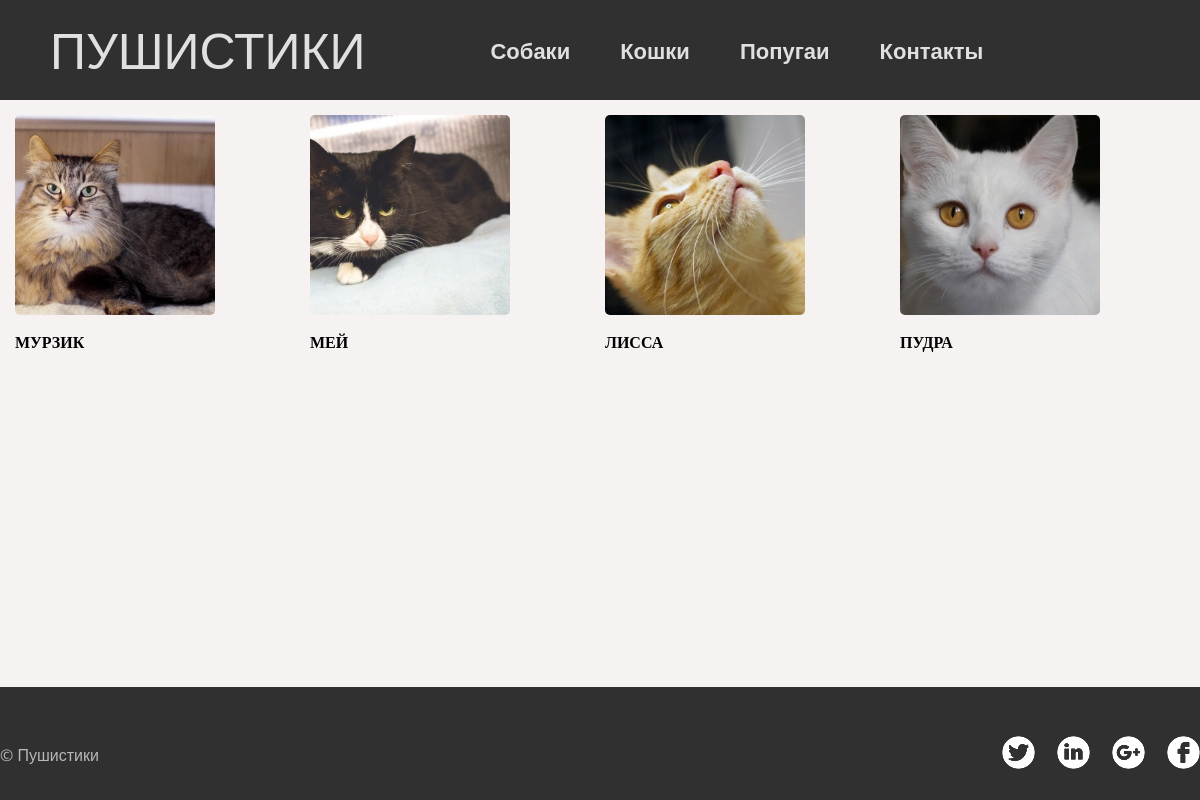
/animals/?type=кошка, run on the app's committed database.
### shelter_app/models.py (models this page shows, shortened)
class Animal(models.Model):
    YES = "да"
    NO = "нет"
    MALE = "мальчик"
    FEMALE = "девочка"
    YES_NO_CHOISES = (
    (YES, 'да'),
    (NO, 'нет'),
    )
    SEX_CHOISES = (
    (MALE, "мальчик"),
    (FEMALE, "девочка"),
    )
    animal_type = models.ForeignKey("AnimalType",  on_delete=models.CASCADE, verbose_name='Вид животного')
    name = models.CharField(max_length=100, verbose_name="Кличка")
    breed = models.CharField(max_length=100, verbose_name="Порода")
    sex = models.CharField(max_length=10, choices=SEX_CHOISES, default=MALE, verbose_name="Пол")
    age = models.SmallIntegerField(verbose_name="Возраст")
    color = models.CharField(max_length=50, verbose_name="Цвет")
    photo = models.ImageField(upload_to='photo', blank=True)
    description = models.TextField(blank=True)
    castrated = models.CharField(max_length=3, choices=YES_NO_CHOISES, default=NO, verbose_name="Катрирован/старилизована")
    vaccinated = models.CharField(max_length=3, choices=YES_NO_CHOISES, default=NO, verbose_name="Прививки")
    class Meta:
        verbose_name = 'Животное'
        verbose_name_plural = 'Животные'

### shelter_app/views.py (the view)
# urls.py: path('animals/', AnimalList.as_view()),
class AnimalList(ListView):
    model = Animal
    template_name = 'animals.html'
    context_object_name = "animals"
    def get_queryset(self):
        type_of_animal = self.request.GET['type']
        return Animal.objects.filter(animal_type__type=type_of_animal)

### shelter_app/templates/animals.html (shortened to what this page needs)
{% extends 'base/base.html' %}
{% block content %}
<div class="list">
    {% for animal in animals %}
    <div class="rect">
        <a href="/animals/{{animal.id}}">
            {% if animal.photo %}
            <img src="{{ animal.photo.url }}" height="200" width="200" alt="" class="beast_img">
            {% endif %}
        </a>
        <div class="animal-descr">
            {{animal.name}}
        </div>
    </div>
    {% endfor %}
</div>
{% endblock %}

### static/css/style.css (style rules this page uses)
html, body { height: 100%; }
body { font-family: Open Sans, Helvetica, Arial, sans-serif; font-style: normal; margin:0; }
.list { margin: 0 10px; display: flex; flex-wrap: wrap; justify-content: center; }
.rect { margin: 5px 5px; flex: 1 1 24%; width: 250px; height: 291px; }
.animal-descr { margin: 0px 10px 10px 0px; font-family: Open Sans; font-style: normal; font-weight: bold; font-size: 16px; line-height: 24px; text-transform: uppercase; color: black; }
.beast_img { margin: 10px 10px 10px 0px; border-radius:5px; object-fit:cover; }

### data on the page
Animal: photo (picture), name "МУРЗИК"
Animal: photo (picture), name "МЕЙ"
Animal: photo (picture), name "ЛИССА"
Animal: photo (picture), name "ПУДРА"
